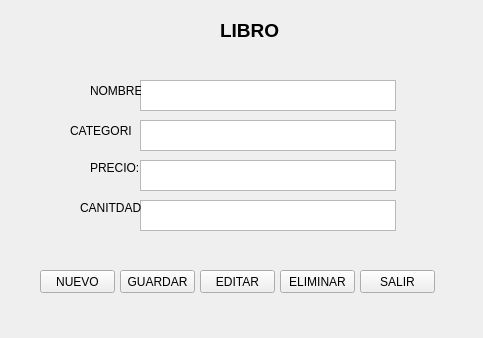
<?xml version="1.0" encoding="UTF-8"?>
<ui version="4.0">
 <class>FrmLibro</class>
 <widget class="QWidget" name="FrmLibro">
  <property name="geometry">
   <rect>
    <x>0</x>
    <y>0</y>
    <width>483</width>
    <height>338</height>
   </rect>
  </property>
  <property name="windowTitle">
   <string>Form</string>
  </property>
  <widget class="QLabel" name="label">
   <property name="geometry">
    <rect>
     <x>220</x>
     <y>20</y>
     <width>71</width>
     <height>21</height>
    </rect>
   </property>
   <property name="font">
    <font>
     <pointsize>14</pointsize>
     <weight>75</weight>
     <bold>true</bold>
    </font>
   </property>
   <property name="text">
    <string>LIBRO</string>
   </property>
  </widget>
  <widget class="QTextBrowser" name="textBrowser">
   <property name="geometry">
    <rect>
     <x>140</x>
     <y>80</y>
     <width>256</width>
     <height>31</height>
    </rect>
   </property>
  </widget>
  <widget class="QTextBrowser" name="textBrowser_2">
   <property name="geometry">
    <rect>
     <x>140</x>
     <y>120</y>
     <width>256</width>
     <height>31</height>
    </rect>
   </property>
  </widget>
  <widget class="QTextBrowser" name="textBrowser_3">
   <property name="geometry">
    <rect>
     <x>140</x>
     <y>160</y>
     <width>256</width>
     <height>31</height>
    </rect>
   </property>
  </widget>
  <widget class="QTextBrowser" name="textBrowser_4">
   <property name="geometry">
    <rect>
     <x>140</x>
     <y>200</y>
     <width>256</width>
     <height>31</height>
    </rect>
   </property>
  </widget>
  <widget class="QLabel" name="label_2">
   <property name="geometry">
    <rect>
     <x>90</x>
     <y>80</y>
     <width>51</width>
     <height>21</height>
    </rect>
   </property>
   <property name="text">
    <string>NOMBRE:</string>
   </property>
  </widget>
  <widget class="QLabel" name="label_3">
   <property name="geometry">
    <rect>
     <x>70</x>
     <y>120</y>
     <width>61</width>
     <height>21</height>
    </rect>
   </property>
   <property name="text">
    <string>CATEGORIA:</string>
   </property>
  </widget>
  <widget class="QLabel" name="label_4">
   <property name="geometry">
    <rect>
     <x>90</x>
     <y>160</y>
     <width>51</width>
     <height>16</height>
    </rect>
   </property>
   <property name="text">
    <string>PRECIO:</string>
   </property>
  </widget>
  <widget class="QLabel" name="label_5">
   <property name="geometry">
    <rect>
     <x>80</x>
     <y>200</y>
     <width>61</width>
     <height>16</height>
    </rect>
   </property>
   <property name="text">
    <string>CANITDAD:</string>
   </property>
  </widget>
  <widget class="QPushButton" name="pushButton">
   <property name="geometry">
    <rect>
     <x>40</x>
     <y>270</y>
     <width>75</width>
     <height>23</height>
    </rect>
   </property>
   <property name="text">
    <string>NUEVO</string>
   </property>
  </widget>
  <widget class="QPushButton" name="pushButton_2">
   <property name="geometry">
    <rect>
     <x>120</x>
     <y>270</y>
     <width>75</width>
     <height>23</height>
    </rect>
   </property>
   <property name="text">
    <string>GUARDAR</string>
   </property>
  </widget>
  <widget class="QPushButton" name="pushButton_3">
   <property name="geometry">
    <rect>
     <x>200</x>
     <y>270</y>
     <width>75</width>
     <height>23</height>
    </rect>
   </property>
   <property name="text">
    <string>EDITAR</string>
   </property>
  </widget>
  <widget class="QPushButton" name="pushButton_4">
   <property name="geometry">
    <rect>
     <x>280</x>
     <y>270</y>
     <width>75</width>
     <height>23</height>
    </rect>
   </property>
   <property name="text">
    <string>ELIMINAR</string>
   </property>
  </widget>
  <widget class="QPushButton" name="pushButton_5">
   <property name="geometry">
    <rect>
     <x>360</x>
     <y>270</y>
     <width>75</width>
     <height>23</height>
    </rect>
   </property>
   <property name="text">
    <string>SALIR</string>
   </property>
  </widget>
 </widget>
 <resources/>
 <connections/>
</ui>
